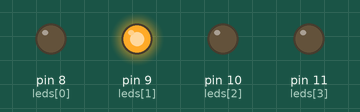
Recording of a sketch running on a simulated Arduino Uno, built with avr-gcc and run on an emulated ATmega328P. On the bench: output pins drawn as LEDs (lit = HIGH).

Above: at 0.18 s.
At 0.3 s:
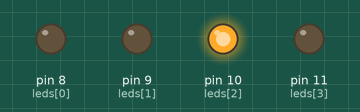
At 0.48 s:
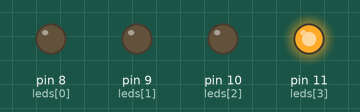
At 0.94 s:
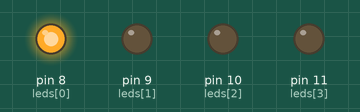
At 9.08 s:
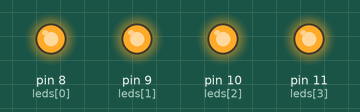
At 9.4 s:
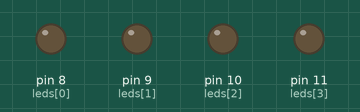
Timing chart, 0 to 12.6 s (numbered marks = the images above):
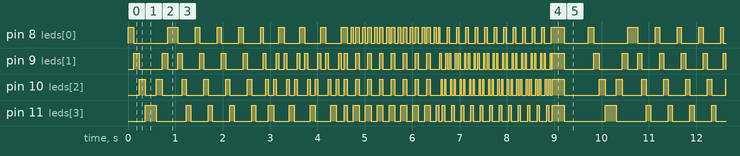

The sketch:

led_pattern_warmup.ino
```cpp
int leds[] = {8, 9, 10, 11};

void setup() {
  for (int i = 0; i < 4; i++) {
    pinMode(leds[i], OUTPUT);
  }
}

void allOff() {
  for (int i = 0; i < 4; i++)
    digitalWrite(leds[i], LOW);
}

void allOn() {
  for (int i = 0; i < 4; i++)
    digitalWrite(leds[i], HIGH);
}

void chase(int delayTime) {
  for (int i = 0; i < 4; i++) {
    digitalWrite(leds[i], HIGH);
    delay(delayTime);
    digitalWrite(leds[i], LOW);
  }
}

void reverseChase(int delayTime) {
  for (int i = 3; i >= 0; i--) {
    digitalWrite(leds[i], HIGH);
    delay(delayTime);
    digitalWrite(leds[i], LOW);
  }
}

void beat() {
  allOn();
  delay(70);
  allOff();
  delay(80);
}

void loop() {

  // Intro
  chase(120);
  reverseChase(120);

  // Verse
  for (int i = 0; i < 4; i++) {
    chase(90);
    delay(100);
  }

  // Build-up
  for (int i = 0; i < 4; i++) {
    chase(55);
    reverseChase(55);
  }

  // Chorus
  for (int i = 0; i < 8; i++) {
    beat();

    digitalWrite(leds[0], HIGH);
    delay(50);
    digitalWrite(leds[0], LOW);

    digitalWrite(leds[3], HIGH);
    delay(50);
    digitalWrite(leds[3], LOW);
  }

  // Fast section
  for (int i = 0; i < 12; i++) {
    chase(25);
    reverseChase(25);
  }

  // Ending
  allOn();
  delay(250);
  allOff();
  delay(500);
}
```

Measured:
- by itself, pin 8 (leds[0]), pin 9 (leds[1]), pin 10 (leds[2]), pin 11 (leds[3]): moves between LOW and HIGH, repeating every 9.7 s
- by itself, everything shown: repeats every 9.7 s, in 92 steps
